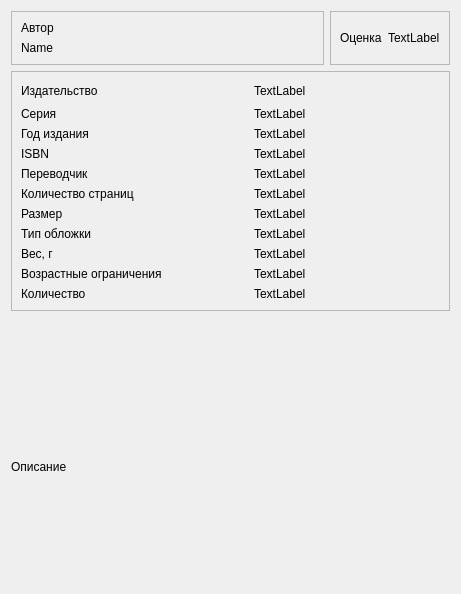
         <widget class="QWidget" name="scrollAreaWidget_ib">
          <property name="geometry">
           <rect>
            <x>0</x>
            <y>0</y>
            <width>461</width>
            <height>594</height>
           </rect>
          </property>
          <layout class="QGridLayout" name="gridLayout_4">
           <item row="2" column="0">
            <spacer name="verticalSpacer_ib">
             <property name="orientation">
              <enum>Qt::Vertical</enum>
             </property>
             <property name="sizeType">
              <enum>QSizePolicy::Fixed</enum>
             </property>
             <property name="sizeHint" stdset="0">
              <size>
               <width>20</width>
               <height>34</height>
              </size>
             </property>
            </spacer>
           </item>
           <item row="1" column="0" colspan="2">
            <widget class="QFrame" name="frame_allinfo_ib">
             <property name="sizePolicy">
              <sizepolicy hsizetype="Preferred" vsizetype="Preferred">
               <horstretch>0</horstretch>
               <verstretch>0</verstretch>
              </sizepolicy>
             </property>
             <property name="frameShape">
              <enum>QFrame::StyledPanel</enum>
             </property>
             <property name="frameShadow">
              <enum>QFrame::Raised</enum>
             </property>
             <layout class="QGridLayout" name="gridLayout_5">
              <item row="10" column="0">
               <widget class="QLabel" name="label10_ib">
                <property name="text">
                 <string>Возрастные ограничения</string>
                </property>
               </widget>
              </item>
              <item row="11" column="2">
               <widget class="QLabel" name="quantities_ib">
                <property name="text">
                 <string>TextLabel</string>
                </property>
               </widget>
              </item>
              <item row="9" column="0">
               <widget class="QLabel" name="label9_ib">
                <property name="text">
                 <string>Вес, г</string>
                </property>
               </widget>
              </item>
              <item row="0" column="0">
               <widget class="QLabel" name="label1_ib">
                <property name="text">
                 <string>Издательство</string>
                </property>
               </widget>
              </item>
              <item row="1" column="2">
               <widget class="QLabel" name="series_ib">
                <property name="text">
                 <string>TextLabel</string>
                </property>
               </widget>
              </item>
              <item row="3" column="0">
               <widget class="QLabel" name="label4_ib">
                <property name="text">
                 <string>ISBN</string>
                </property>
               </widget>
              </item>
              <item row="1" column="0">
               <widget class="QLabel" name="label2_ib">
                <property name="text">
                 <string>Серия</string>
                </property>
               </widget>
              </item>
              <item row="7" column="2">
               <widget class="QLabel" name="cove_type_ib">
                <property name="text">
                 <string>TextLabel</string>
                </property>
               </widget>
              </item>
              <item row="9" column="2">
               <widget class="QLabel" name="weight_g_ib">
                <property name="text">
                 <string>TextLabel</string>
                </property>
               </widget>
              </item>
              <item row="4" column="2">
               <widget class="QLabel" name="interpreter_ib">
                <property name="text">
                 <string>TextLabel</string>
                </property>
               </widget>
              </item>
              <item row="11" column="0">
               <widget class="QLabel" name="label11_ib">
                <property name="text">
                 <string>Количество</string>
                </property>
               </widget>
              </item>
              <item row="10" column="2">
               <widget class="QLabel" name="age_restrictions_ib">
                <property name="text">
                 <string>TextLabel</string>
                </property>
               </widget>
              </item>
              <item row="3" column="2">
               <widget class="QLabel" name="ISBN_ib">
                <property name="text">
                 <string>TextLabel</string>
                </property>
               </widget>
              </item>
              <item row="5" column="2">
               <widget class="QLabel" name="number_pages_ib">
                <property name="text">
                 <string>TextLabel</string>
                </property>
               </widget>
              </item>
              <item row="6" column="2">
               <widget class="QLabel" name="format_ib">
                <property name="text">
                 <string>TextLabel</string>
                </property>
               </widget>
              </item>
              <item row="4" column="0">
               <widget class="QLabel" name="label5_ib">
                <property name="text">
                 <string>Переводчик</string>
                </property>
               </widget>
              </item>
              <item row="0" column="2">
               <widget class="QLabel" name="publisher_ib">
                <property name="text">
                 <string>TextLabel</string>
                </property>
               </widget>
              </item>
              <item row="0" column="1">
               <spacer name="horizontalSpacer_ib">
                <property name="orientation">
                 <enum>Qt::Horizontal</enum>
                </property>
                <property name="sizeType">
                 <enum>QSizePolicy::Fixed</enum>
                </property>
                <property name="sizeHint" stdset="0">
                 <size>
                  <width>40</width>
                  <height>20</height>
                 </size>
                </property>
               </spacer>
              </item>
              <item row="2" column="0">
               <widget class="QLabel" name="label3_ib">
                <property name="text">
                 <string>Год издания</string>
                </property>
               </widget>
              </item>
              <item row="2" column="2">
               <widget class="QLabel" name="year_publication_ib">
                <property name="text">
                 <string>TextLabel</string>
                </property>
               </widget>
              </item>
              <item row="5" column="0">
               <widget class="QLabel" name="label6_ib">
                <property name="text">
                 <string>Количество страниц</string>
                </property>
               </widget>
              </item>
              <item row="7" column="0">
               <widget class="QLabel" name="label8_ib">
                <property name="text">
                 <string>Тип обложки</string>
                </property>
               </widget>
              </item>
              <item row="6" column="0">
               <widget class="QLabel" name="label7_ib">
                <property name="text">
                 <string>Размер</string>
                </property>
               </widget>
              </item>
             </layout>
            </widget>
           </item>
           <item row="0" column="0">
            <widget class="QFrame" name="frame_hat_ib">
             <property name="sizePolicy">
              <sizepolicy hsizetype="Preferred" vsizetype="Preferred">
               <horstretch>0</horstretch>
               <verstretch>0</verstretch>
              </sizepolicy>
             </property>
             <property name="frameShape">
              <enum>QFrame::StyledPanel</enum>
             </property>
             <property name="frameShadow">
              <enum>QFrame::Raised</enum>
             </property>
             <layout class="QVBoxLayout" name="verticalLayout_4">
              <item>
               <widget class="QLabel" name="author_ib">
                <property name="text">
                 <string>Автор</string>
                </property>
               </widget>
              </item>
              <item>
               <widget class="QLabel" name="name_book_ib">
                <property name="text">
                 <string>Name</string>
                </property>
               </widget>
              </item>
             </layout>
            </widget>
           </item>
           <item row="0" column="1">
            <widget class="QFrame" name="frame_eval_ib">
             <property name="frameShape">
              <enum>QFrame::StyledPanel</enum>
             </property>
             <property name="frameShadow">
              <enum>QFrame::Raised</enum>
             </property>
             <layout class="QHBoxLayout" name="horizontalLayout_3">
              <item>
               <widget class="QLabel" name="label_ib">
                <property name="sizePolicy">
                 <sizepolicy hsizetype="Preferred" vsizetype="Preferred">
                  <horstretch>0</horstretch>
                  <verstretch>0</verstretch>
                 </sizepolicy>
                </property>
                <property name="text">
                 <string>Оценка</string>
                </property>
               </widget>
              </item>
              <item>
               <widget class="QLabel" name="evaluation_ib">
                <property name="text">
                 <string>TextLabel</string>
                </property>
               </widget>
              </item>
             </layout>
            </widget>
           </item>
           <item row="3" column="0">
            <widget class="QLabel" name="description_ib">
             <property name="sizePolicy">
              <sizepolicy hsizetype="Expanding" vsizetype="Expanding">
               <horstretch>0</horstretch>
               <verstretch>0</verstretch>
              </sizepolicy>
             </property>
             <property name="text">
              <string>Описание</string>
             </property>
            </widget>
           </item>
          </layout>
         </widget>
